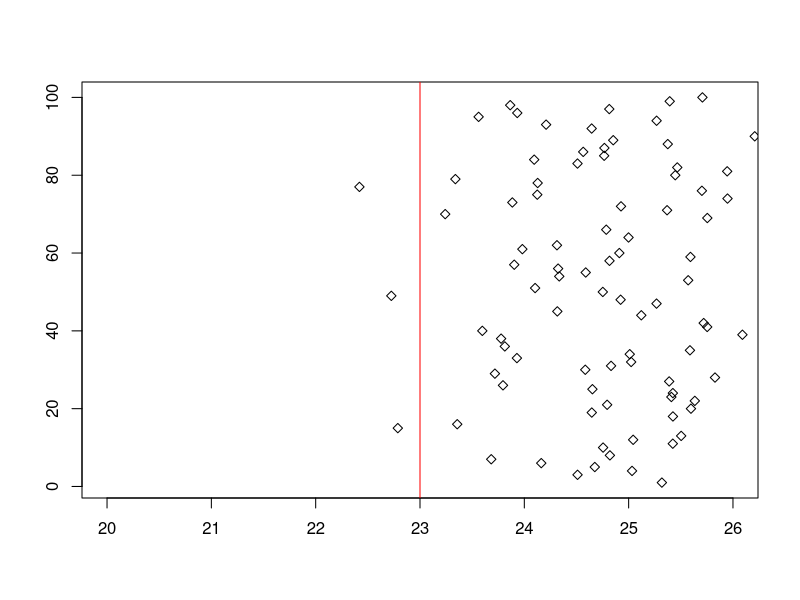
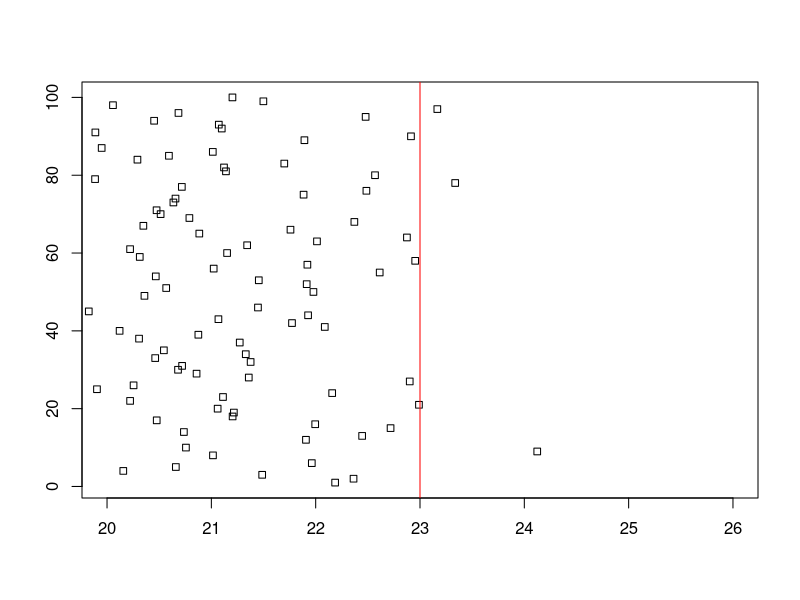
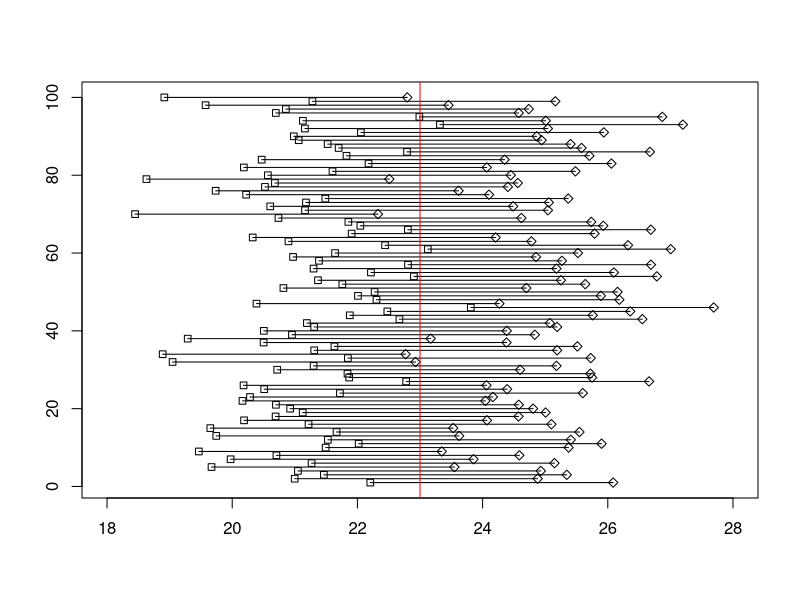
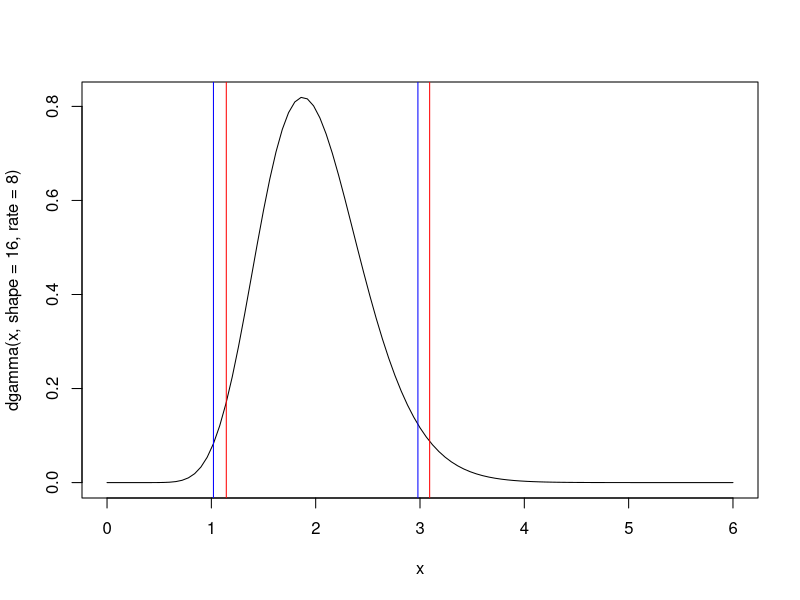
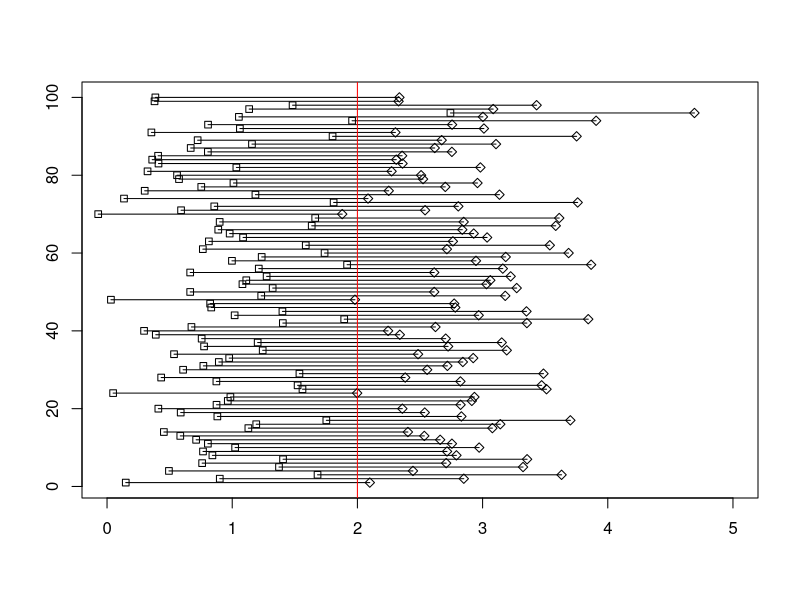
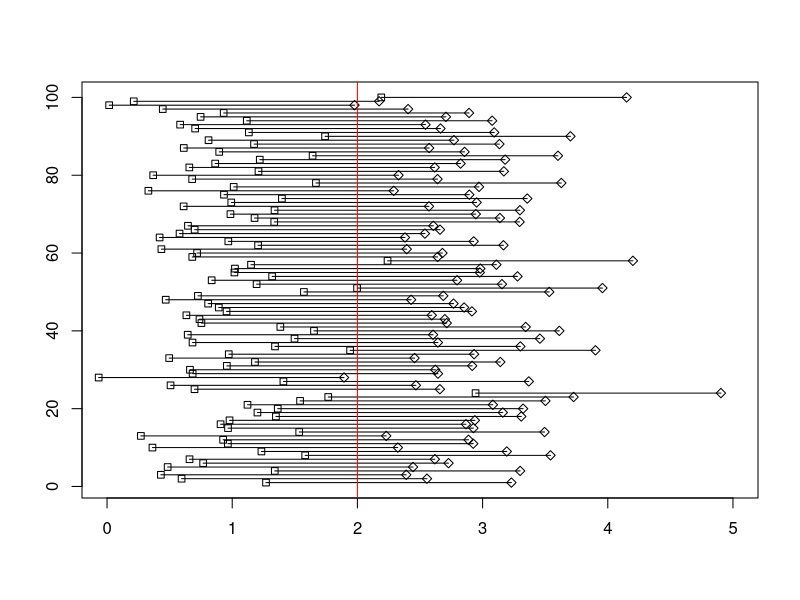

Here is the R script that generated these plots, in order:
# Math E-156 Script 6A-ConfidenceInterval.R

#This topic is explained very well in section 7.1.1, after it has been used in Chapter 5.
#We apply it to examples 5.1 and 5.2 from the textbook

#Topic 1 -- sampling from a normal distribution
#In this case we know everything about the population distribution and its sampling distribution.
#We are drawing a sample of 50 from the normal distribution N(23, 7^2).
#The sample mean has a normal distribution with mean mu = 23, variance 7^2/50.
#We will add on x.add so that x.top = X.bar + X.add will be greater than the true mean 97.5% of the time.
#In other words, X.bar + x.add - mu will be negative only 2.5% of the time
#So P(X.bar < mu -x.add) = .025 
#Thus mu - x.add = qnorm(0.025,23,7/sqrt(50)) and
X.add <- 23 -qnorm(0.025,23,7/sqrt(50)); X.add

counter <- 0
plot(x =c(20,26), y = c(1,100), type = "n", xlab = "", ylab = "") #blank plot
for (i in 1:1000) {
  x <-rnorm(50, 23, 7) #random sample
  U <- mean(x) + X.add #usually greater than the true mean
  if (23 < U) counter <- counter + 1 #count +1 if we were correct
  if(i <= 100) points(U, i, pch= 23)
}
abline (v = 23, col = "red") #vertical line at true mean
# abline (v = 23+X.add, col = "red") #vertical line at true mean
counter/1000 #what fraction of the time did our statistic U exceed the true mean?


#Now do the same thing on the low end
#We will subtract x.sub so that x.bar - x.sub will be less than the true mean 97.5% of the time.
#In other words, X.bar - x.sub - mu will be positive only 2.5% of the time
#So P(X.bar < mu + x.sub) = .975
#Thus mu + x.sub = qnorm(0.025,23,7/sqrt(50)) and
X.sub <- qnorm(0.975,23,7/sqrt(50)) - 23; X.sub
counter <- 0
plot(x =c(20,26), y = c(1,100), type = "n", xlab = "", ylab = "") #blank plot
for (i in 1:1000) {
  x <-rnorm(50, 23, 7) #random sample
  L <- mean(x) - X.sub #usually less than the true mean
  if (L < 23) counter <- counter + 1 #count +1 if we were correct
  if(i <= 100) points(L, i, pch= 22)
}
abline (v = 23, col = "red") #vertical line at true mean
counter/1000 #what fraction of the time was our statistic L less than the true mean?

#Note carefully: the value 23 is  a parameter, not a random variable.
#Our quantities L and U are random variables, calculated from the sample
#If we plot them both, they specify a confidence interval that includes 23 95% of the time

counter <- 0
plot(x =c(18,28), y = c(1,100), type = "n", xlab = "", ylab = "") #blank plot
for (i in 1:1000) {
  x <-rnorm(50, 23, 7) #random sample
  L <- mean(x) - X.sub #usually less than the true mean
  U <- mean(x) + X.add #usually greater than the true mean
  if (L < 23 && 23 < U) counter <- counter + 1 #count +1 if we were correct
  if(i <= 100) {
    points(L, i, pch= 22)
    points(U, i, pch= 23)
    segments(L, i, U, i)
  }    
}
abline (v = 23, col = "red") #vertical line at true mean
counter/1000 #what fraction of the time did our confidence interval include the true mean?


#Draw a sample of size 16 from a gamma distribution with shape 1, rate 1/2
#The sampling distribution for the mean is gamma with shape 16, rate 8 (proved in Appendix B.9)
#The sampling distribution has mean 2 and varaince 0.5

#This sampling distribution is skewed
curve(dgamma(x,shape = 16,rate = 8), xlim = c(0,6))
#Plot lines that exclude the extreme 2.5% on either side
abline(v = qgamma(0.025,shape = 16,rate = 8), col = "red")
abline(v = qgamma(0.975,shape = 16,rate = 8), col = "red")
#If we knew only that the sampling distribution had mean 2, variance 1/4, we could gamble on the CLT
abline(v = qnorm(0.025,2,0.5), col = "blue")
abline(v = qnorm(0.975,2,0.5), col = "blue")

#Calculate the amount X.add to add to the sample mean
X.add <- 2-qgamma(0.025,shape = 16,rate = 8); X.add
#Calculate an amount X.sub to subtract from the sample mean
X.sub <- qgamma(0.975,shape = 16,rate = 8)-2; X.sub

#### NOTE FROM FORUMN ####
# If you add 16 gamma distributions of shape 1 and rate (lambda) 1/2, 
# you'd indeed have a sum that was a gamma distribution of shape 16 
# and rate 1/2.  Theorem B.11
 
# When you are finding the average lifetime of 16 gamma distributions of 
# shape 1 and rate 1/2 you first sum the independent gammas with shape 1 
# and rate 1/2 to get a gamma with shape 16 and rate 1/2, and then multiply
#  that resulting distribution function by 1/16 to find the mean of the 
#  sum, which causes rate, to increase by a factor of 16.  Proposition B.3.
####

#Again we can generate some confidence intervals
counter.low <- 0; counter.high <- 0;
plot(x =c(0,5), y = c(1,100), type = "n", xlab = "", ylab = "") #blank plot
for (i in 1:1000) {
  x <-rgamma(16, 1, 1/2) #random sample
  L <- mean(x) - X.sub #usually less than the true mean
  U <- mean(x) + X.add #usually greater than the true mean
  if (L < 2 ) counter.low <- counter.low + 1 #count +1 if we were correct
  if (2 < U) counter.high <- counter.high + 1 #count +1 if we were correct
  if(i <= 100) {
    points(L, i, pch= 22)
    points(U, i, pch= 23)
    segments(L, i, U, i)
  }    
}
abline (v = 2, col = "red") #vertical line at true mean
counter.low/1000 ; counter.high/1000   #both should be close to .975

#If we used the CLT approximation we would miss on one side more than on the other

#Calculate the amount X.add to add to the sample mean
X.add <- 2-qnorm(0.025,2,0.5); X.add
#Calculate an amount X.sub to subtract from the sample mean
X.sub <- qnorm(0.975,2,0.5)-2; X.sub

#Again we can generate some confidence intervals
counter.low <- 0; counter.high <- 0;
plot(x =c(0,5), y = c(1,100), type = "n", xlab = "", ylab = "") #blank plot
for (i in 1:1000) {
  x <-rgamma(16, 1, 1/2) #random sample
  L <- mean(x) - X.sub #usually less than the true mean
  U <- mean(x) + X.add #usually greater than the true mean
  if (L < 2 ) counter.low <- counter.low + 1 #count +1 if we were correct
  if (2 < U) counter.high <- counter.high + 1 #count +1 if we were correct
  if(i <= 100) {
    points(L, i, pch= 22)
    points(U, i, pch= 23)
    segments(L, i, U, i)
  }    
}
abline (v = 2, col = "red") #vertical line at true mean
counter.low/1000 ; counter.high/1000   #unequal, although the average will be close to .975

#Question: what can we do if the sample is too small for the CLT to be trusted,
#but we do not know the sampling distribution of the population?
#Answer: use a bootstrap estimate of the sampling distribution
